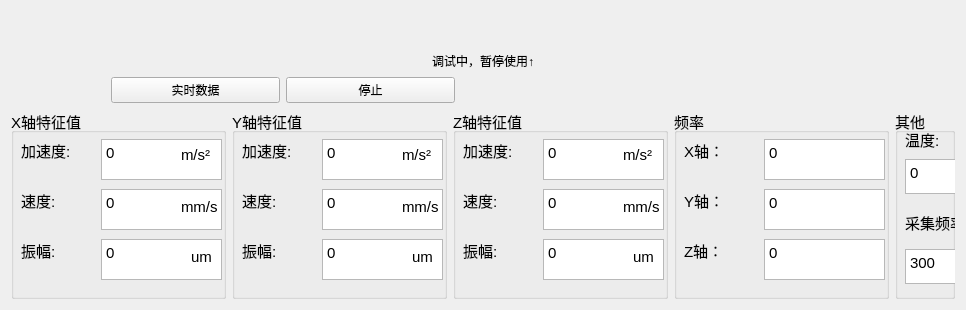
     <widget class="QWidget" name="tab_3">
      <attribute name="title">
       <string>主控台(Test)</string>
      </attribute>
      <layout class="QGridLayout" name="gridLayout_8">
       <item row="2" column="0" colspan="5">
        <layout class="QHBoxLayout" name="horizontalLayout_5">
         <item>
          <layout class="QHBoxLayout" name="horizontalLayout_4">
           <item>
            <spacer name="horizontalSpacer_6">
             <property name="orientation">
              <enum>Qt::Horizontal</enum>
             </property>
             <property name="sizeType">
              <enum>QSizePolicy::Fixed</enum>
             </property>
             <property name="sizeHint" stdset="0">
              <size>
               <width>100</width>
               <height>20</height>
              </size>
             </property>
            </spacer>
           </item>
           <item>
            <widget class="QPushButton" name="pushButton_3_RealTimeData">
             <property name="text">
              <string>实时数据</string>
             </property>
            </widget>
           </item>
           <item>
            <widget class="QPushButton" name="pushButton_3_Stop">
             <property name="enabled">
              <bool>true</bool>
             </property>
             <property name="text">
              <string>停止</string>
             </property>
            </widget>
           </item>
           <item>
            <spacer name="horizontalSpacer_3">
             <property name="orientation">
              <enum>Qt::Horizontal</enum>
             </property>
             <property name="sizeType">
              <enum>QSizePolicy::Fixed</enum>
             </property>
             <property name="sizeHint" stdset="0">
              <size>
               <width>500</width>
               <height>20</height>
              </size>
             </property>
            </spacer>
           </item>
          </layout>
         </item>
        </layout>
       </item>
       <item row="0" column="0" colspan="5">
        <layout class="QVBoxLayout" name="verticalLayout_5">
         <item>
          <spacer name="verticalSpacer">
           <property name="orientation">
            <enum>Qt::Vertical</enum>
           </property>
           <property name="sizeHint" stdset="0">
            <size>
             <width>20</width>
             <height>40</height>
            </size>
           </property>
          </spacer>
         </item>
         <item>
          <layout class="QHBoxLayout" name="horizontalLayout_6">
           <item>
            <spacer name="horizontalSpacer_4">
             <property name="orientation">
              <enum>Qt::Horizontal</enum>
             </property>
             <property name="sizeHint" stdset="0">
              <size>
               <width>40</width>
               <height>20</height>
              </size>
             </property>
            </spacer>
           </item>
           <item>
            <widget class="QLabel" name="label_82">
             <property name="text">
              <string>调试中，暂停使用↑</string>
             </property>
            </widget>
           </item>
           <item>
            <spacer name="horizontalSpacer_5">
             <property name="orientation">
              <enum>Qt::Horizontal</enum>
             </property>
             <property name="sizeHint" stdset="0">
              <size>
               <width>40</width>
               <height>20</height>
              </size>
             </property>
            </spacer>
           </item>
          </layout>
         </item>
        </layout>
       </item>
       <item row="3" column="0">
        <widget class="QGroupBox" name="groupBox_13">
         <property name="minimumSize">
          <size>
           <width>215</width>
           <height>190</height>
          </size>
         </property>
         <property name="maximumSize">
          <size>
           <width>215</width>
           <height>190</height>
          </size>
         </property>
         <property name="font">
          <font>
           <pointsize>11</pointsize>
          </font>
         </property>
         <property name="title">
          <string>X轴特征值</string>
         </property>
         <widget class="QLabel" name="label_26">
          <property name="geometry">
           <rect>
            <x>10</x>
            <y>30</y>
            <width>71</width>
            <height>23</height>
           </rect>
          </property>
          <property name="text">
           <string>加速度:</string>
          </property>
         </widget>
         <widget class="QLabel" name="label_27">
          <property name="geometry">
           <rect>
            <x>10</x>
            <y>80</y>
            <width>61</width>
            <height>23</height>
           </rect>
          </property>
          <property name="text">
           <string>速度:</string>
          </property>
         </widget>
         <widget class="QLabel" name="label_28">
          <property name="geometry">
           <rect>
            <x>10</x>
            <y>130</y>
            <width>61</width>
            <height>23</height>
           </rect>
          </property>
          <property name="text">
           <string>振幅:</string>
          </property>
         </widget>
         <widget class="QTextBrowser" name="textBrowser_3_X_Acceleration">
          <property name="geometry">
           <rect>
            <x>90</x>
            <y>30</y>
            <width>121</width>
            <height>41</height>
           </rect>
          </property>
          <property name="font">
           <font>
            <pointsize>11</pointsize>
           </font>
          </property>
          <property name="html">
           <string>&lt;!DOCTYPE HTML PUBLIC &quot;-//W3C//DTD HTML 4.0//EN&quot; &quot;http://www.w3.org/TR/REC-html40/strict.dtd&quot;&gt;
&lt;html&gt;&lt;head&gt;&lt;meta name=&quot;qrichtext&quot; content=&quot;1&quot; /&gt;&lt;style type=&quot;text/css&quot;&gt;
p, li { white-space: pre-wrap; }
&lt;/style&gt;&lt;/head&gt;&lt;body style=&quot; font-family:'SimSun'; font-size:11pt; font-weight:400; font-style:normal;&quot;&gt;
&lt;p style=&quot; margin-top:0px; margin-bottom:0px; margin-left:0px; margin-right:0px; -qt-block-indent:0; text-indent:0px;&quot;&gt;0&lt;/p&gt;&lt;/body&gt;&lt;/html&gt;</string>
          </property>
         </widget>
         <widget class="QTextBrowser" name="textBrowser_3_X_Speed">
          <property name="geometry">
           <rect>
            <x>90</x>
            <y>80</y>
            <width>121</width>
            <height>41</height>
           </rect>
          </property>
          <property name="html">
           <string>&lt;!DOCTYPE HTML PUBLIC &quot;-//W3C//DTD HTML 4.0//EN&quot; &quot;http://www.w3.org/TR/REC-html40/strict.dtd&quot;&gt;
&lt;html&gt;&lt;head&gt;&lt;meta name=&quot;qrichtext&quot; content=&quot;1&quot; /&gt;&lt;style type=&quot;text/css&quot;&gt;
p, li { white-space: pre-wrap; }
&lt;/style&gt;&lt;/head&gt;&lt;body style=&quot; font-family:'SimSun'; font-size:11pt; font-weight:400; font-style:normal;&quot;&gt;
&lt;p style=&quot; margin-top:0px; margin-bottom:0px; margin-left:0px; margin-right:0px; -qt-block-indent:0; text-indent:0px;&quot;&gt;0&lt;/p&gt;&lt;/body&gt;&lt;/html&gt;</string>
          </property>
         </widget>
         <widget class="QTextBrowser" name="textBrowser_3_X_Amplitude">
          <property name="geometry">
           <rect>
            <x>90</x>
            <y>130</y>
            <width>121</width>
            <height>41</height>
           </rect>
          </property>
          <property name="html">
           <string>&lt;!DOCTYPE HTML PUBLIC &quot;-//W3C//DTD HTML 4.0//EN&quot; &quot;http://www.w3.org/TR/REC-html40/strict.dtd&quot;&gt;
&lt;html&gt;&lt;head&gt;&lt;meta name=&quot;qrichtext&quot; content=&quot;1&quot; /&gt;&lt;style type=&quot;text/css&quot;&gt;
p, li { white-space: pre-wrap; }
&lt;/style&gt;&lt;/head&gt;&lt;body style=&quot; font-family:'SimSun'; font-size:11pt; font-weight:400; font-style:normal;&quot;&gt;
&lt;p style=&quot; margin-top:0px; margin-bottom:0px; margin-left:0px; margin-right:0px; -qt-block-indent:0; text-indent:0px;&quot;&gt;0&lt;/p&gt;&lt;/body&gt;&lt;/html&gt;</string>
          </property>
         </widget>
         <widget class="QLabel" name="label_8">
          <property name="geometry">
           <rect>
            <x>170</x>
            <y>30</y>
            <width>61</width>
            <height>31</height>
           </rect>
          </property>
          <property name="text">
           <string>m/s²</string>
          </property>
         </widget>
         <widget class="QLabel" name="label_12">
          <property name="geometry">
           <rect>
            <x>170</x>
            <y>90</y>
            <width>72</width>
            <height>15</height>
           </rect>
          </property>
          <property name="text">
           <string>mm/s</string>
          </property>
         </widget>
         <widget class="QLabel" name="label_41">
          <property name="geometry">
           <rect>
            <x>180</x>
            <y>140</y>
            <width>72</width>
            <height>15</height>
           </rect>
          </property>
          <property name="text">
           <string>um</string>
          </property>
         </widget>
        </widget>
       </item>
       <item row="3" column="4">
        <widget class="QGroupBox" name="groupBox">
         <property name="minimumSize">
          <size>
           <width>0</width>
           <height>190</height>
          </size>
         </property>
         <property name="maximumSize">
          <size>
           <width>16777215</width>
           <height>190</height>
          </size>
         </property>
         <property name="font">
          <font>
           <pointsize>11</pointsize>
          </font>
         </property>
         <property name="title">
          <string>其他</string>
         </property>
         <widget class="QLabel" name="label_39">
          <property name="geometry">
           <rect>
            <x>10</x>
            <y>102</y>
            <width>70</width>
            <height>23</height>
           </rect>
          </property>
          <property name="minimumSize">
           <size>
            <width>70</width>
            <height>23</height>
           </size>
          </property>
          <property name="maximumSize">
           <size>
            <width>70</width>
            <height>23</height>
           </size>
          </property>
          <property name="font">
           <font>
            <pointsize>11</pointsize>
           </font>
          </property>
          <property name="text">
           <string>采集频率</string>
          </property>
         </widget>
         <widget class="QLabel" name="label_38">
          <property name="geometry">
           <rect>
            <x>10</x>
            <y>19</y>
            <width>70</width>
            <height>23</height>
           </rect>
          </property>
          <property name="minimumSize">
           <size>
            <width>70</width>
            <height>23</height>
           </size>
          </property>
          <property name="maximumSize">
           <size>
            <width>70</width>
            <height>23</height>
           </size>
          </property>
          <property name="font">
           <font>
            <pointsize>11</pointsize>
           </font>
          </property>
          <property name="text">
           <string>温度:</string>
          </property>
         </widget>
         <widget class="QTextBrowser" name="textBrowser_3_Temperture">
          <property name="geometry">
           <rect>
            <x>10</x>
            <y>50</y>
            <width>75</width>
            <height>35</height>
           </rect>
          </property>
          <property name="minimumSize">
           <size>
            <width>75</width>
            <height>35</height>
           </size>
          </property>
          <property name="maximumSize">
           <size>
            <width>75</width>
            <height>35</height>
           </size>
          </property>
          <property name="font">
           <font>
            <pointsize>11</pointsize>
           </font>
          </property>
          <property name="html">
           <string>&lt;!DOCTYPE HTML PUBLIC &quot;-//W3C//DTD HTML 4.0//EN&quot; &quot;http://www.w3.org/TR/REC-html40/strict.dtd&quot;&gt;
&lt;html&gt;&lt;head&gt;&lt;meta name=&quot;qrichtext&quot; content=&quot;1&quot; /&gt;&lt;style type=&quot;text/css&quot;&gt;
p, li { white-space: pre-wrap; }
&lt;/style&gt;&lt;/head&gt;&lt;body style=&quot; font-family:'SimSun'; font-size:11pt; font-weight:400; font-style:normal;&quot;&gt;
&lt;p style=&quot; margin-top:0px; margin-bottom:0px; margin-left:0px; margin-right:0px; -qt-block-indent:0; text-indent:0px;&quot;&gt;0&lt;/p&gt;&lt;/body&gt;&lt;/html&gt;</string>
          </property>
         </widget>
         <widget class="QTextEdit" name="textEdit_3_OutputFrequency">
          <property name="geometry">
           <rect>
            <x>10</x>
            <y>140</y>
            <width>75</width>
            <height>35</height>
           </rect>
          </property>
          <property name="html">
           <string>&lt;!DOCTYPE HTML PUBLIC &quot;-//W3C//DTD HTML 4.0//EN&quot; &quot;http://www.w3.org/TR/REC-html40/strict.dtd&quot;&gt;
&lt;html&gt;&lt;head&gt;&lt;meta name=&quot;qrichtext&quot; content=&quot;1&quot; /&gt;&lt;style type=&quot;text/css&quot;&gt;
p, li { white-space: pre-wrap; }
&lt;/style&gt;&lt;/head&gt;&lt;body style=&quot; font-family:'SimSun'; font-size:11pt; font-weight:400; font-style:normal;&quot;&gt;
&lt;p style=&quot; margin-top:7px; margin-bottom:7px; margin-left:0px; margin-right:0px; -qt-block-indent:0; text-indent:0px;&quot;&gt;300&lt;/p&gt;&lt;/body&gt;&lt;/html&gt;</string>
          </property>
          <property name="markdown" stdset="0">
           <string>300

</string>
          </property>
         </widget>
         <widget class="QLabel" name="label_66">
          <property name="geometry">
           <rect>
            <x>60</x>
            <y>60</y>
            <width>72</width>
            <height>15</height>
           </rect>
          </property>
          <property name="text">
           <string>℃</string>
          </property>
         </widget>
        </widget>
       </item>
       <item row="3" column="1">
        <widget class="QGroupBox" name="groupBox_14">
         <property name="minimumSize">
          <size>
           <width>215</width>
           <height>190</height>
          </size>
         </property>
         <property name="maximumSize">
          <size>
           <width>215</width>
           <height>190</height>
          </size>
         </property>
         <property name="font">
          <font>
           <pointsize>11</pointsize>
          </font>
         </property>
         <property name="title">
          <string>Y轴特征值</string>
         </property>
         <widget class="QLabel" name="label_29">
          <property name="geometry">
           <rect>
            <x>10</x>
            <y>30</y>
            <width>71</width>
            <height>23</height>
           </rect>
          </property>
          <property name="text">
           <string>加速度:</string>
          </property>
         </widget>
         <widget class="QLabel" name="label_30">
          <property name="geometry">
           <rect>
            <x>10</x>
            <y>80</y>
            <width>61</width>
            <height>23</height>
           </rect>
          </property>
          <property name="text">
           <string>速度:</string>
          </property>
         </widget>
         <widget class="QLabel" name="label_31">
          <property name="geometry">
           <rect>
            <x>10</x>
            <y>130</y>
            <width>61</width>
            <height>23</height>
           </rect>
          </property>
          <property name="text">
           <string>振幅:</string>
          </property>
         </widget>
         <widget class="QTextBrowser" name="textBrowser_3_Y_Acceleration">
          <property name="geometry">
           <rect>
            <x>90</x>
            <y>30</y>
            <width>121</width>
            <height>41</height>
           </rect>
          </property>
          <property name="font">
           <font>
            <pointsize>11</pointsize>
           </font>
          </property>
          <property name="html">
           <string>&lt;!DOCTYPE HTML PUBLIC &quot;-//W3C//DTD HTML 4.0//EN&quot; &quot;http://www.w3.org/TR/REC-html40/strict.dtd&quot;&gt;
&lt;html&gt;&lt;head&gt;&lt;meta name=&quot;qrichtext&quot; content=&quot;1&quot; /&gt;&lt;style type=&quot;text/css&quot;&gt;
p, li { white-space: pre-wrap; }
&lt;/style&gt;&lt;/head&gt;&lt;body style=&quot; font-family:'SimSun'; font-size:11pt; font-weight:400; font-style:normal;&quot;&gt;
&lt;p style=&quot; margin-top:0px; margin-bottom:0px; margin-left:0px; margin-right:0px; -qt-block-indent:0; text-indent:0px;&quot;&gt;0&lt;/p&gt;&lt;/body&gt;&lt;/html&gt;</string>
          </property>
         </widget>
         <widget class="QTextBrowser" name="textBrowser_3_Y_Speed">
          <property name="geometry">
           <rect>
            <x>90</x>
            <y>80</y>
            <width>121</width>
            <height>41</height>
           </rect>
          </property>
          <property name="html">
           <string>&lt;!DOCTYPE HTML PUBLIC &quot;-//W3C//DTD HTML 4.0//EN&quot; &quot;http://www.w3.org/TR/REC-html40/strict.dtd&quot;&gt;
&lt;html&gt;&lt;head&gt;&lt;meta name=&quot;qrichtext&quot; content=&quot;1&quot; /&gt;&lt;style type=&quot;text/css&quot;&gt;
p, li { white-space: pre-wrap; }
&lt;/style&gt;&lt;/head&gt;&lt;body style=&quot; font-family:'SimSun'; font-size:11pt; font-weight:400; font-style:normal;&quot;&gt;
&lt;p style=&quot; margin-top:0px; margin-bottom:0px; margin-left:0px; margin-right:0px; -qt-block-indent:0; text-indent:0px;&quot;&gt;0&lt;/p&gt;&lt;/body&gt;&lt;/html&gt;</string>
          </property>
         </widget>
         <widget class="QTextBrowser" name="textBrowser_3_Y_Amplitude">
          <property name="geometry">
           <rect>
            <x>90</x>
            <y>130</y>
            <width>121</width>
            <height>41</height>
           </rect>
          </property>
          <property name="html">
           <string>&lt;!DOCTYPE HTML PUBLIC &quot;-//W3C//DTD HTML 4.0//EN&quot; &quot;http://www.w3.org/TR/REC-html40/strict.dtd&quot;&gt;
&lt;html&gt;&lt;head&gt;&lt;meta name=&quot;qrichtext&quot; content=&quot;1&quot; /&gt;&lt;style type=&quot;text/css&quot;&gt;
p, li { white-space: pre-wrap; }
&lt;/style&gt;&lt;/head&gt;&lt;body style=&quot; font-family:'SimSun'; font-size:11pt; font-weight:400; font-style:normal;&quot;&gt;
&lt;p style=&quot; margin-top:0px; margin-bottom:0px; margin-left:0px; margin-right:0px; -qt-block-indent:0; text-indent:0px;&quot;&gt;0&lt;/p&gt;&lt;/body&gt;&lt;/html&gt;</string>
          </property>
         </widget>
         <widget class="QLabel" name="label_9">
          <property name="geometry">
           <rect>
            <x>170</x>
            <y>30</y>
            <width>61</width>
            <height>31</height>
           </rect>
          </property>
          <property name="text">
           <string>m/s²</string>
          </property>
         </widget>
         <widget class="QLabel" name="label_13">
          <property name="geometry">
           <rect>
            <x>170</x>
            <y>90</y>
            <width>72</width>
            <height>15</height>
           </rect>
          </property>
          <property name="text">
           <string>mm/s</string>
          </property>
         </widget>
         <widget class="QLabel" name="label_42">
          <property name="geometry">
           <rect>
            <x>180</x>
            <y>140</y>
            <width>72</width>
            <height>15</height>
           </rect>
          </property>
          <property name="text">
           <string>um</string>
          </property>
         </widget>
        </widget>
       </item>
       <item row="3" column="2">
        <widget class="QGroupBox" name="groupBox_15">
         <property name="minimumSize">
          <size>
           <width>215</width>
           <height>190</height>
          </size>
         </property>
         <property name="maximumSize">
          <size>
           <width>215</width>
           <height>190</height>
          </size>
         </property>
         <property name="font">
          <font>
           <pointsize>11</pointsize>
          </font>
         </property>
         <property name="title">
          <string>Z轴特征值</string>
         </property>
         <widget class="QLabel" name="label_32">
          <property name="geometry">
           <rect>
            <x>10</x>
            <y>30</y>
            <width>71</width>
            <height>23</height>
           </rect>
          </property>
          <property name="text">
           <string>加速度:</string>
          </property>
         </widget>
         <widget class="QLabel" name="label_33">
          <property name="geometry">
           <rect>
            <x>10</x>
            <y>80</y>
            <width>61</width>
            <height>23</height>
           </rect>
          </property>
          <property name="text">
           <string>速度:</string>
          </property>
         </widget>
         <widget class="QLabel" name="label_34">
          <property name="geometry">
           <rect>
            <x>10</x>
            <y>130</y>
            <width>61</width>
            <height>23</height>
           </rect>
          </property>
          <property name="text">
           <string>振幅:</string>
          </property>
         </widget>
         <widget class="QTextBrowser" name="textBrowser_3_Z_Acceleration">
          <property name="geometry">
           <rect>
            <x>90</x>
            <y>30</y>
            <width>121</width>
            <height>41</height>
           </rect>
          </property>
          <property name="font">
           <font>
            <pointsize>11</pointsize>
           </font>
          </property>
          <property name="html">
           <string>&lt;!DOCTYPE HTML PUBLIC &quot;-//W3C//DTD HTML 4.0//EN&quot; &quot;http://www.w3.org/TR/REC-html40/strict.dtd&quot;&gt;
&lt;html&gt;&lt;head&gt;&lt;meta name=&quot;qrichtext&quot; content=&quot;1&quot; /&gt;&lt;style type=&quot;text/css&quot;&gt;
p, li { white-space: pre-wrap; }
&lt;/style&gt;&lt;/head&gt;&lt;body style=&quot; font-family:'SimSun'; font-size:11pt; font-weight:400; font-style:normal;&quot;&gt;
&lt;p style=&quot; margin-top:0px; margin-bottom:0px; margin-left:0px; margin-right:0px; -qt-block-indent:0; text-indent:0px;&quot;&gt;0&lt;/p&gt;&lt;/body&gt;&lt;/html&gt;</string>
          </property>
         </widget>
         <widget class="QTextBrowser" name="textBrowser_3_Z_Speed">
          <property name="geometry">
           <rect>
            <x>90</x>
            <y>80</y>
            <width>121</width>
            <height>41</height>
           </rect>
          </property>
          <property name="html">
           <string>&lt;!DOCTYPE HTML PUBLIC &quot;-//W3C//DTD HTML 4.0//EN&quot; &quot;http://www.w3.org/TR/REC-html40/strict.dtd&quot;&gt;
&lt;html&gt;&lt;head&gt;&lt;meta name=&quot;qrichtext&quot; content=&quot;1&quot; /&gt;&lt;style type=&quot;text/css&quot;&gt;
p, li { white-space: pre-wrap; }
&lt;/style&gt;&lt;/head&gt;&lt;body style=&quot; font-family:'SimSun'; font-size:11pt; font-weight:400; font-style:normal;&quot;&gt;
&lt;p style=&quot; margin-top:0px; margin-bottom:0px; margin-left:0px; margin-right:0px; -qt-block-indent:0; text-indent:0px;&quot;&gt;0&lt;/p&gt;&lt;/body&gt;&lt;/html&gt;</string>
          </property>
         </widget>
         <widget class="QTextBrowser" name="textBrowser_3_Z_Amplitude">
          <property name="geometry">
           <rect>
            <x>90</x>
            <y>130</y>
            <width>121</width>
            <height>41</height>
           </rect>
          </property>
          <property name="html">
           <string>&lt;!DOCTYPE HTML PUBLIC &quot;-//W3C//DTD HTML 4.0//EN&quot; &quot;http://www.w3.org/TR/REC-html40/strict.dtd&quot;&gt;
&lt;html&gt;&lt;head&gt;&lt;meta name=&quot;qrichtext&quot; content=&quot;1&quot; /&gt;&lt;style type=&quot;text/css&quot;&gt;
p, li { white-space: pre-wrap; }
&lt;/style&gt;&lt;/head&gt;&lt;body style=&quot; font-family:'SimSun'; font-size:11pt; font-weight:400; font-style:normal;&quot;&gt;
&lt;p style=&quot; margin-top:0px; margin-bottom:0px; margin-left:0px; margin-right:0px; -qt-block-indent:0; text-indent:0px;&quot;&gt;0&lt;/p&gt;&lt;/body&gt;&lt;/html&gt;</string>
          </property>
         </widget>
         <widget class="QLabel" name="label_10">
          <property name="geometry">
           <rect>
            <x>170</x>
            <y>30</y>
            <width>61</width>
            <height>31</height>
           </rect>
          </property>
          <property name="text">
           <string>m/s²</string>
          </property>
         </widget>
         <widget class="QLabel" name="label_25">
          <property name="geometry">
           <rect>
            <x>170</x>
            <y>90</y>
            <width>72</width>
            <height>15</height>
           </rect>
          </property>
          <property name="text">
           <string>mm/s</string>
          </property>
         </widget>
         <widget class="QLabel" name="label_43">
          <property name="geometry">
           <rect>
            <x>180</x>
            <y>140</y>
            <width>72</width>
            <height>15</height>
           </rect>
          </property>
          <property name="text">
           <string>um</string>
          </property>
         </widget>
        </widget>
       </item>
       <item row="3" column="3">
        <widget class="QGroupBox" name="groupBox_16">
         <property name="minimumSize">
          <size>
           <width>215</width>
           <height>190</height>
          </size>
         </property>
         <property name="maximumSize">
          <size>
           <width>215</width>
           <height>190</height>
          </size>
         </property>
         <property name="font">
          <font>
           <pointsize>11</pointsize>
          </font>
         </property>
         <property name="title">
          <string>频率</string>
         </property>
         <widget class="QLabel" name="label_35">
          <property name="geometry">
           <rect>
            <x>10</x>
            <y>30</y>
            <width>71</width>
            <height>23</height>
           </rect>
          </property>
          <property name="text">
           <string>X轴：</string>
          </property>
         </widget>
         <widget class="QLabel" name="label_36">
          <property name="geometry">
           <rect>
            <x>10</x>
            <y>80</y>
            <width>61</width>
            <height>23</height>
           </rect>
          </property>
          <property name="text">
           <string>Y轴：</string>
          </property>
         </widget>
         <widget class="QLabel" name="label_37">
          <property name="geometry">
           <rect>
            <x>10</x>
            <y>130</y>
            <width>61</width>
            <height>23</height>
           </rect>
          </property>
          <property name="text">
           <string>Z轴：</string>
          </property>
         </widget>
         <widget class="QTextBrowser" name="textBrowser_3_Frequency_X">
          <property name="geometry">
           <rect>
            <x>90</x>
            <y>30</y>
            <width>121</width>
            <height>41</height>
           </rect>
          </property>
          <property name="font">
           <font>
            <pointsize>11</pointsize>
           </font>
          </property>
          <property name="html">
           <string>&lt;!DOCTYPE HTML PUBLIC &quot;-//W3C//DTD HTML 4.0//EN&quot; &quot;http://www.w3.org/TR/REC-html40/strict.dtd&quot;&gt;
&lt;html&gt;&lt;head&gt;&lt;meta name=&quot;qrichtext&quot; content=&quot;1&quot; /&gt;&lt;style type=&quot;text/css&quot;&gt;
p, li { white-space: pre-wrap; }
&lt;/style&gt;&lt;/head&gt;&lt;body style=&quot; font-family:'SimSun'; font-size:11pt; font-weight:400; font-style:normal;&quot;&gt;
&lt;p style=&quot; margin-top:0px; margin-bottom:0px; margin-left:0px; margin-right:0px; -qt-block-indent:0; text-indent:0px;&quot;&gt;0&lt;/p&gt;&lt;/body&gt;&lt;/html&gt;</string>
          </property>
         </widget>
         <widget class="QTextBrowser" name="textBrowser_3_Frequency_Y">
          <property name="geometry">
           <rect>
            <x>90</x>
            <y>80</y>
            <width>121</width>
            <height>41</height>
           </rect>
          </property>
          <property name="html">
           <string>&lt;!DOCTYPE HTML PUBLIC &quot;-//W3C//DTD HTML 4.0//EN&quot; &quot;http://www.w3.org/TR/REC-html40/strict.dtd&quot;&gt;
&lt;html&gt;&lt;head&gt;&lt;meta name=&quot;qrichtext&quot; content=&quot;1&quot; /&gt;&lt;style type=&quot;text/css&quot;&gt;
p, li { white-space: pre-wrap; }
&lt;/style&gt;&lt;/head&gt;&lt;body style=&quot; font-family:'SimSun'; font-size:11pt; font-weight:400; font-style:normal;&quot;&gt;
&lt;p style=&quot; margin-top:0px; margin-bottom:0px; margin-left:0px; margin-right:0px; -qt-block-indent:0; text-indent:0px;&quot;&gt;0&lt;/p&gt;&lt;/body&gt;&lt;/html&gt;</string>
          </property>
         </widget>
         <widget class="QTextBrowser" name="textBrowser_3_Frequency_Z">
          <property name="geometry">
           <rect>
            <x>90</x>
            <y>130</y>
            <width>121</width>
            <height>41</height>
           </rect>
          </property>
          <property name="html">
           <string>&lt;!DOCTYPE HTML PUBLIC &quot;-//W3C//DTD HTML 4.0//EN&quot; &quot;http://www.w3.org/TR/REC-html40/strict.dtd&quot;&gt;
&lt;html&gt;&lt;head&gt;&lt;meta name=&quot;qrichtext&quot; content=&quot;1&quot; /&gt;&lt;style type=&quot;text/css&quot;&gt;
p, li { white-space: pre-wrap; }
&lt;/style&gt;&lt;/head&gt;&lt;body style=&quot; font-family:'SimSun'; font-size:11pt; font-weight:400; font-style:normal;&quot;&gt;
&lt;p style=&quot; margin-top:0px; margin-bottom:0px; margin-left:0px; margin-right:0px; -qt-block-indent:0; text-indent:0px;&quot;&gt;0&lt;/p&gt;&lt;/body&gt;&lt;/html&gt;</string>
          </property>
         </widget>
        </widget>
       </item>
      </layout>
     </widget>
